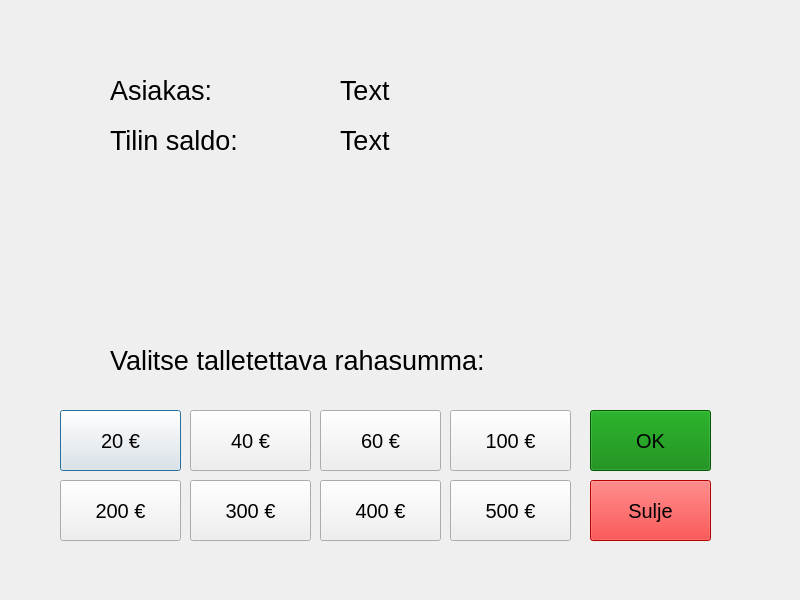
<?xml version="1.0" encoding="UTF-8"?>
<ui version="4.0">
 <class>DepositWindow</class>
 <widget class="QDialog" name="DepositWindow">
  <property name="geometry">
   <rect>
    <x>0</x>
    <y>0</y>
    <width>800</width>
    <height>600</height>
   </rect>
  </property>
  <property name="windowTitle">
   <string>Dialog</string>
  </property>
  <widget class="QPushButton" name="button_20e">
   <property name="geometry">
    <rect>
     <x>60</x>
     <y>410</y>
     <width>121</width>
     <height>61</height>
    </rect>
   </property>
   <property name="font">
    <font>
     <pointsize>15</pointsize>
    </font>
   </property>
   <property name="text">
    <string>20 €</string>
   </property>
  </widget>
  <widget class="QPushButton" name="button_ok">
   <property name="geometry">
    <rect>
     <x>590</x>
     <y>410</y>
     <width>121</width>
     <height>61</height>
    </rect>
   </property>
   <property name="font">
    <font>
     <pointsize>15</pointsize>
    </font>
   </property>
   <property name="styleSheet">
    <string notr="true">background: green;
color: black;</string>
   </property>
   <property name="text">
    <string>OK</string>
   </property>
  </widget>
  <widget class="QLabel" name="label_client_name">
   <property name="geometry">
    <rect>
     <x>340</x>
     <y>60</y>
     <width>421</width>
     <height>61</height>
    </rect>
   </property>
   <property name="font">
    <font>
     <pointsize>20</pointsize>
    </font>
   </property>
   <property name="text">
    <string>Text</string>
   </property>
  </widget>
  <widget class="QPushButton" name="button_40e">
   <property name="geometry">
    <rect>
     <x>190</x>
     <y>410</y>
     <width>121</width>
     <height>61</height>
    </rect>
   </property>
   <property name="font">
    <font>
     <pointsize>15</pointsize>
    </font>
   </property>
   <property name="text">
    <string>40 €</string>
   </property>
  </widget>
  <widget class="QLabel" name="label_3">
   <property name="geometry">
    <rect>
     <x>110</x>
     <y>330</y>
     <width>571</width>
     <height>61</height>
    </rect>
   </property>
   <property name="font">
    <font>
     <pointsize>20</pointsize>
    </font>
   </property>
   <property name="text">
    <string>Valitse talletettava rahasumma:</string>
   </property>
  </widget>
  <widget class="QLabel" name="label_1">
   <property name="geometry">
    <rect>
     <x>110</x>
     <y>60</y>
     <width>191</width>
     <height>61</height>
    </rect>
   </property>
   <property name="font">
    <font>
     <pointsize>20</pointsize>
    </font>
   </property>
   <property name="text">
    <string>Asiakas:</string>
   </property>
  </widget>
  <widget class="QLabel" name="label_balance">
   <property name="geometry">
    <rect>
     <x>340</x>
     <y>110</y>
     <width>421</width>
     <height>61</height>
    </rect>
   </property>
   <property name="font">
    <font>
     <pointsize>20</pointsize>
    </font>
   </property>
   <property name="text">
    <string>Text</string>
   </property>
  </widget>
  <widget class="QLabel" name="label_2">
   <property name="geometry">
    <rect>
     <x>110</x>
     <y>110</y>
     <width>191</width>
     <height>61</height>
    </rect>
   </property>
   <property name="font">
    <font>
     <pointsize>20</pointsize>
    </font>
   </property>
   <property name="text">
    <string>Tilin saldo:</string>
   </property>
  </widget>
  <widget class="QPushButton" name="button_100e">
   <property name="geometry">
    <rect>
     <x>450</x>
     <y>410</y>
     <width>121</width>
     <height>61</height>
    </rect>
   </property>
   <property name="font">
    <font>
     <pointsize>15</pointsize>
    </font>
   </property>
   <property name="text">
    <string>100 €</string>
   </property>
  </widget>
  <widget class="QPushButton" name="button_200e">
   <property name="geometry">
    <rect>
     <x>60</x>
     <y>480</y>
     <width>121</width>
     <height>61</height>
    </rect>
   </property>
   <property name="font">
    <font>
     <pointsize>15</pointsize>
    </font>
   </property>
   <property name="text">
    <string>200 €</string>
   </property>
  </widget>
  <widget class="QPushButton" name="button_500e">
   <property name="geometry">
    <rect>
     <x>450</x>
     <y>480</y>
     <width>121</width>
     <height>61</height>
    </rect>
   </property>
   <property name="font">
    <font>
     <pointsize>15</pointsize>
    </font>
   </property>
   <property name="text">
    <string>500 €</string>
   </property>
  </widget>
  <widget class="QPushButton" name="button_60e">
   <property name="geometry">
    <rect>
     <x>320</x>
     <y>410</y>
     <width>121</width>
     <height>61</height>
    </rect>
   </property>
   <property name="font">
    <font>
     <pointsize>15</pointsize>
    </font>
   </property>
   <property name="text">
    <string>60 €</string>
   </property>
  </widget>
  <widget class="QLabel" name="label_info">
   <property name="geometry">
    <rect>
     <x>110</x>
     <y>190</y>
     <width>571</width>
     <height>111</height>
    </rect>
   </property>
   <property name="font">
    <font>
     <pointsize>15</pointsize>
    </font>
   </property>
   <property name="text">
    <string/>
   </property>
  </widget>
  <widget class="QPushButton" name="button_exit">
   <property name="geometry">
    <rect>
     <x>590</x>
     <y>480</y>
     <width>121</width>
     <height>61</height>
    </rect>
   </property>
   <property name="font">
    <font>
     <pointsize>15</pointsize>
    </font>
   </property>
   <property name="styleSheet">
    <string notr="true">background: red;
color: black;</string>
   </property>
   <property name="text">
    <string>Sulje</string>
   </property>
  </widget>
  <widget class="QPushButton" name="button_300e">
   <property name="geometry">
    <rect>
     <x>190</x>
     <y>480</y>
     <width>121</width>
     <height>61</height>
    </rect>
   </property>
   <property name="font">
    <font>
     <pointsize>15</pointsize>
    </font>
   </property>
   <property name="text">
    <string>300 €</string>
   </property>
  </widget>
  <widget class="QPushButton" name="button_400e">
   <property name="geometry">
    <rect>
     <x>320</x>
     <y>480</y>
     <width>121</width>
     <height>61</height>
    </rect>
   </property>
   <property name="font">
    <font>
     <pointsize>15</pointsize>
    </font>
   </property>
   <property name="text">
    <string>400 €</string>
   </property>
  </widget>
 </widget>
 <resources/>
 <connections/>
</ui>
